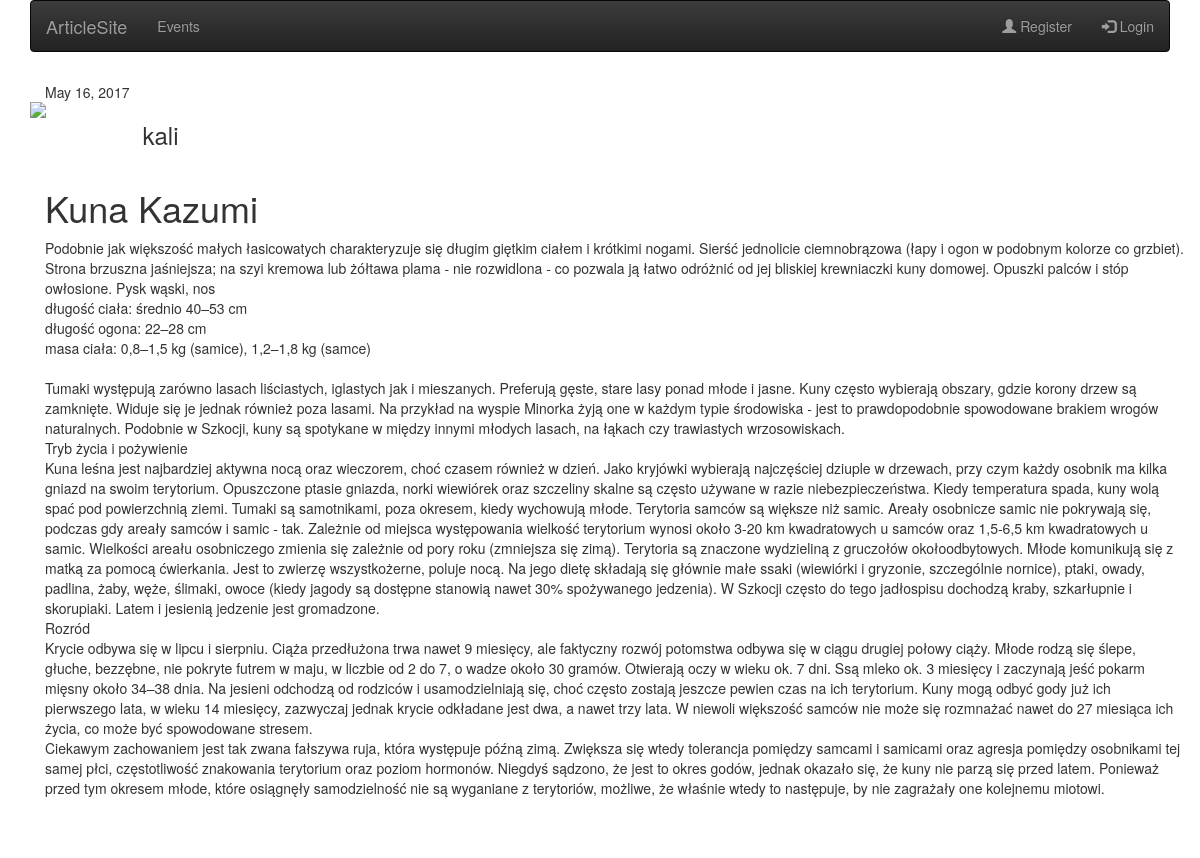
The page /article/12/ on the database its author committed.
### newspaper/models.py (models this page shows, shortened)
class Article(models.Model):
    author = models.ForeignKey('auth.User', related_name='articles')
    date = models.DateField(default=timezone.now)
    title = models.CharField(max_length=200)
    content = models.TextField()
    is_published = models.BooleanField(default=False)
    photo = models.ImageField(upload_to='pictures', null=True, blank=True)

### newspaper/views.py (the view)
# urls.py: url(r'^article/(?P<pk>[0-9]+)/$', views.article_detail, name='article_detail'),
def article_detail(request, pk):
    article = get_object_or_404(Article, pk=pk)
    comments = Comment.objects.filter(article=pk).order_by('-date')
    if request.method == "POST":
        form = CommentForm(request.POST)
        if form.is_valid():
            comment = form.save(commit=False)
            comment.author = request.user
            comment.article = article
            comment.save()
            return redirect('article_detail', pk=article.pk)
    else:
        form = CommentForm()
        return render(request, 'newspaper/article_detail.html', {'article': article, 'comments': comments, 'form': form})

### newspaper/templates/newspaper/article_detail.html (shortened to what this page needs)
{% extends 'newspaper/home.html' %}
{% block content %}
    <div class="container">
        <div class="row">
            <div class="col-xs-12">{{ article.date }}</div>
            <div class="col-xs-3 col-sm-2 col-md-1 " style="padding:0">
                {% load static %}
                <img src="{% static "newspaper/imgs/author.png" %}" class="img-responsive" />
            </div>
            <div class="col-xs-9 col-sm-10 col-md-11 align-middle"><h3>{{ article.author }}</h3></div>
        </div>
        <div class="row elo">
            <div class="col-xs-12"><h1>{{ article.title }}</h1></div>
            <div class="col-xs-12"><p>{{ article.content|linebreaksbr }}</p></div>
        </div>
        <div class="row">
        </div>
    </div>
{% endblock %}

### newspaper/static/newspaper/css/customStylesheet.css (style rules this page uses)
.row { margin-top: 10px; margin-bottom: 10px; }

### rows shown on the page
Article: date "May 16, 2017", author "kali", title "Kuna Kazumi", content "Podobnie jak większość małych łasicowatych charakteryzuje się długim giętkim ciałem i krótkimi nogami. Sierść jednolicie ciemnobrązowa (łapy i ogon w podobnym kolorze co grzbiet). Strona brzuszna jaśniejsza; na szyi kremowa lub żółtawa plama - nie rozwidlona - co pozwala ją łatwo odróżnić od jej bliskiej krewniaczki kuny domowej. Opuszki palców i stóp owłosione. Pysk wąski, nos długość ciała: średnio 40–53 cm długość ogona: 22–28 cm masa ciała: 0,8–1,5 kg (samice), 1,2–1,8 kg (samce) Tumaki występują zarówno lasach liściastych, iglastych jak i mieszanych. Preferują gęste, stare lasy ponad młode i jasne. Kuny często wybierają obszary, gdzie korony drzew są zamknięte. Widuje się je jednak…"
